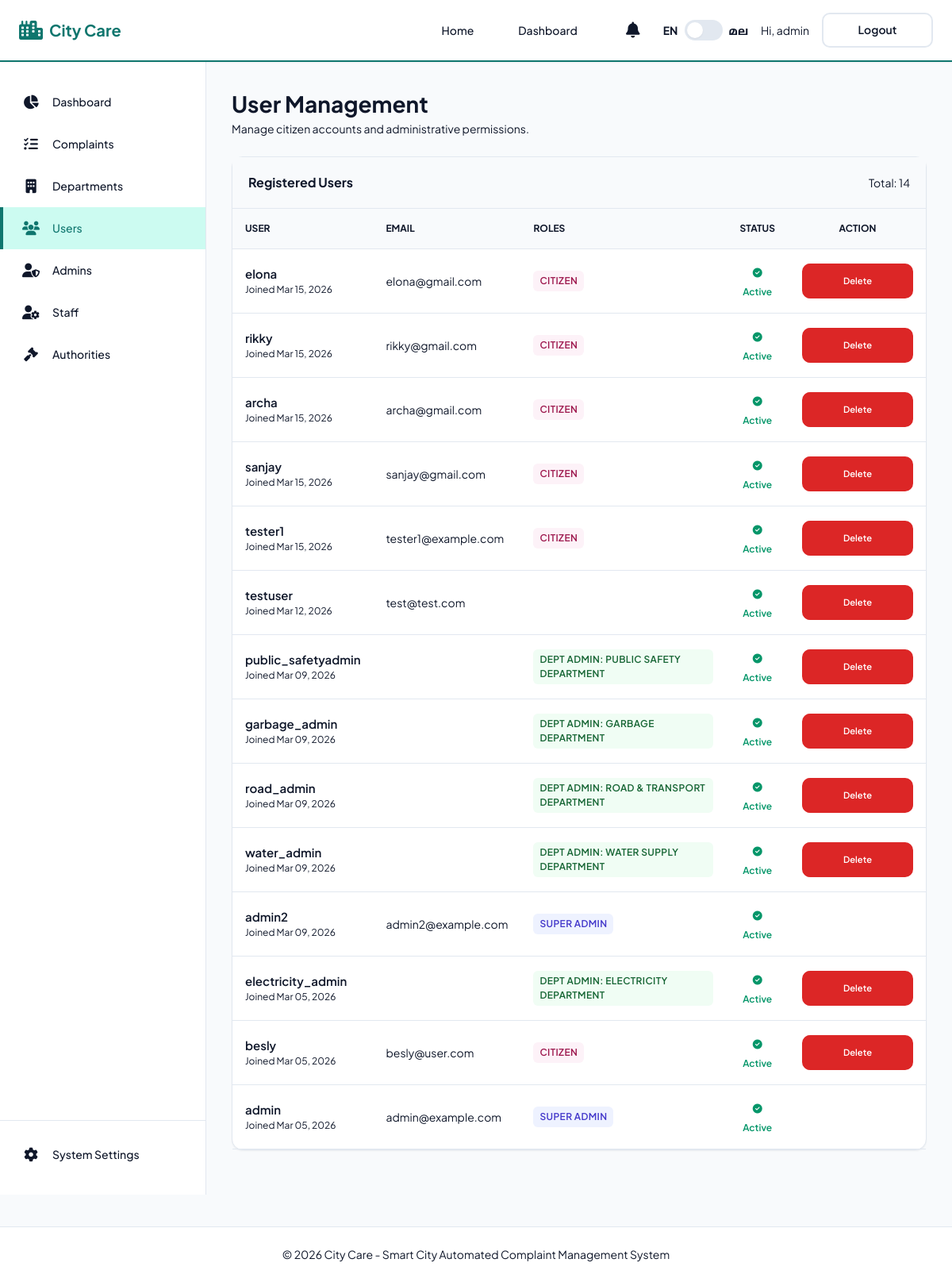
Before: /dashboard/users/ (signed in) with the older database file.
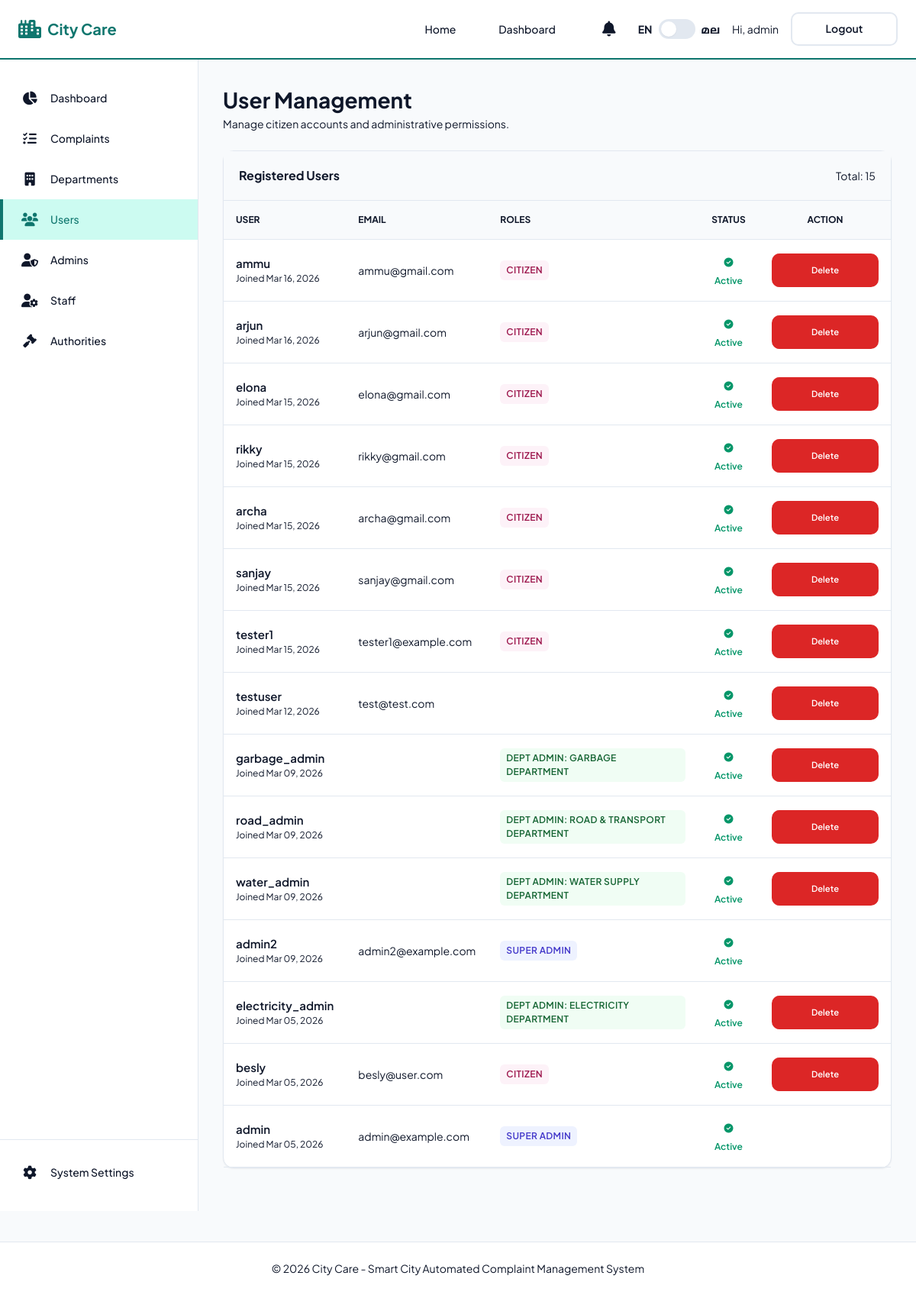
After: the same page with the newer database file.
### accounts/models.py (models this page shows, shortened)
class User(AbstractUser):
    is_citizen = models.BooleanField(default=False)
    is_department_admin = models.BooleanField(default=False)
    phone_number = models.CharField(max_length=15, blank=True, null=True)
    department = models.ForeignKey('complaints.Department', on_delete=models.SET_NULL, null=True, blank=True)

### complaints/models.py (models this page shows, shortened)
class Department(models.Model):
    name = models.CharField(_("name"), max_length=100, unique=True)
    description = models.TextField(_("description"), blank=True)
    authority_name = models.CharField(_("authority name"), max_length=150, blank=True, null=True)
    authority_phone = models.CharField(_("authority phone"), max_length=15, blank=True, null=True)
    authority_email = models.EmailField(_("authority email"), blank=True, null=True)
    authority_designation = models.CharField(_("authority designation"), max_length=150, blank=True, null=True)
    higher_authority_name = models.CharField(_("higher authority name"), max_length=150, blank=True, null=True)
    higher_authority_phone = models.CharField(_("higher authority phone"), max_length=15, blank=True, null=True)
    higher_authority_email = models.EmailField(_("higher authority email"), blank=True, null=True)
    higher_authority_designation = models.CharField(_("higher authority designation"), max_length=150, blank=True, null=True)
    higher_authority_contact = models.TextField(_("higher authority contact"), help_text=_("Contact info for higher authority if complaint is overdue"), blank=True, null=True)

### dashboard/views.py (the view)
# urls.py: path('users/', views.manage_users, name='manage_users'),
@superadmin_required
def manage_users(request):
    users = User.objects.all().order_by('-date_joined')
    return render(request, 'dashboard/users_admin.html', {'users': users})

### complaints/context_processors.py (called while the page is built)
def notifications(request):
    if request.user.is_authenticated:
        unread_count = request.user.notifications.filter(is_read=False).count()
        recent_notifications = request.user.notifications.all()[:5]
        return {
            'unread_notifications_count': unread_count,
            'recent_notifications': recent_notifications,
            'is_staff_user': hasattr(request.user, 'departmentstaff')
        }
    return {}

### templates/dashboard/users_admin.html (shortened to what the changed rows need)
{% extends 'dashboard/dashboard_base.html' %}
{% block admin_content %}
<div class="flex-between mb-4">
    <div>
        <h1 style="font-size: 1.75rem; font-weight: 700;">User Management</h1>
    </div>
</div>
<div class="card p-0">
    <div style="padding: 1.25rem; border-bottom: 1px solid var(--border-color); display: flex; justify-content: space-between; align-items: center; background: #f8fafc;">
        <h3 style="font-size: 1rem; font-weight: 700; margin: 0;">Registered Users</h3>
        <span style="font-size: 0.875rem; color: var(--text-muted);">Total: {{ users.count }}</span>
    </div>
    <div style="overflow-x: auto;">
        <table style="width: 100%; border-collapse: collapse;">
            <thead style="background: #f8fafc; border-bottom: 1px solid var(--border-color);">
                <tr>
                    <th style="padding: 1rem; text-align: left; font-size: 0.75rem; font-weight: 700; text-transform: uppercase; color: var(--text-muted);">User</th>
                    <th style="padding: 1rem; text-align: left; font-size: 0.75rem; font-weight: 700; text-transform: uppercase; color: var(--text-muted);">Email</th>
                    <th style="padding: 1rem; text-align: left; font-size: 0.75rem; font-weight: 700; text-transform: uppercase; color: var(--text-muted);">Roles</th>
                    <th style="padding: 1rem; text-align: center; font-size: 0.75rem; font-weight: 700; text-transform: uppercase; color: var(--text-muted);">Status</th>
                    <th style="padding: 1rem; text-align: center; font-size: 0.75rem; font-weight: 700; text-transform: uppercase; color: var(--text-muted);">Action</th>
                </tr>
            </thead>
            <tbody>
                {% for u in users %}
                <tr style="border-bottom: 1px solid var(--border-color);">
                    <td style="padding: 1rem;">
                        <div style="font-weight: 600; font-size: 0.9375rem;">{{ u.username }}</div>
                        <div style="font-size: 0.75rem; color: var(--text-muted);">Joined {{ u.date_joined|date:"M d, Y" }}</div>
                    </td>
                    <td style="padding: 1rem; font-size: 0.875rem;">{{ u.email }}</td>
                    <td style="padding: 1rem;">
                        <div style="display: flex; gap: 0.25rem; flex-wrap: wrap;">
                            {% if u.is_superuser %}
                                <span class="badge" style="background: #eef2ff; color: #4338ca;">Super Admin</span>
                            {% endif %}
                            {% if u.is_department_admin %}
                                <span class="badge" style="background: #f0fdf4; color: #166534;">Dept Admin: {{ u.department.name }}</span>
                            {% endif %}
                            {% if u.is_citizen %}
                                <span class="badge" style="background: #fdf2f8; color: #9d174d;">Citizen</span>
                            {% endif %}
                        </div>
                    </td>
                    <td style="padding: 1rem; text-align: center;">
                        {% if u.is_active %}
                            <span style="color: var(--secondary-color); font-size: 0.75rem; font-weight: 600;">
                                <i class="fa-solid fa-circle-check"></i> Active
                            </span>
                        {% else %}
                            <span style="color: var(--danger-color); font-size: 0.75rem; font-weight: 600;">
                                <i class="fa-solid fa-circle-xmark"></i> Suspended
                            </span>
                        {% endif %}
                    </td>
                    <td style="padding: 1rem; text-align: center;">
                        {% if not u.is_superuser %}
                        <form method="post" action="{% url 'delete_user' u.id %}" style="display: inline;" onsubmit="return confirm('Are you sure you want to permanently delete user {{ u.username }}? This action cannot be undone.');">
                            <button type="submit" class="btn btn-danger" style="padding: 0.25rem 0.5rem; font-size: 0.7rem; background: var(--danger-color);">
                                Delete
                            </button>
                        </form>
                        {% endif %}
                    </td>
                </tr>
                {% endfor %}
            </tbody>
        </table>
    </div>
</div>
{% endblock %}

### templates/base.html (shortened to what this page needs)
{% load static i18n %}
<!DOCTYPE html>
<html lang="{{ LANGUAGE_CODE|default:'en' }}">
<head>
    <link rel="stylesheet" href="https://cdnjs.cloudflare.com/ajax/libs/font-awesome/6.4.0/css/all.min.css">
    <link rel="stylesheet" href="{% static 'css/style.css' %}">
</head>
<body>
    <header class="header">
        <div class="container">
            <a href="{% url 'home' %}" class="logo-link"><i class="fa-solid fa-city"></i><span>{% trans 'City Care' %}</span></a>
            <nav class="nav-desktop">
                <div class="nav-links">
                    {% if user.is_authenticated %}
                        {% if user.is_superuser %}
                            <a href="{% url 'home' %}" class="nav-link">{% trans 'Home' %}</a>
                            <a href="{% url 'admin_dashboard' %}" class="nav-link">{% trans 'Dashboard' %}</a>
                        {% elif user.is_department_admin %}
                            <a href="{% url 'home' %}" class="nav-link">{% trans 'Home' %}</a>
                            <a href="{% url 'department_dashboard' %}" class="nav-link">{% trans 'Dashboard' %}</a>
                        {% elif is_staff_user %}
                            <a href="{% url 'staff_dashboard' %}" class="nav-link">{% trans 'Home' %}</a>
                        {% else %}
                            <a href="{% url 'home' %}" class="nav-link">{% trans 'Home' %}</a>
                        {% endif %}
                    {% else %}
                        <a href="{% url 'home' %}" class="nav-link">{% trans 'Home' %}</a>
                    {% endif %}
                </div>
                <div class="nav-actions">
                    {% if user.is_authenticated %}
                        <div class="notifications-wrap">
                            <button type="button" class="notifications-trigger" id="notifications-trigger" aria-label="{% trans 'Notifications' %}" aria-expanded="false" aria-haspopup="true">
                                <i class="fa-solid fa-bell"></i>
                            </button>
                        </div>
                    {% endif %}
                    <form action="{% url 'set_language' %}" method="post" id="lang-form" style="margin: 0; display: flex; align-items: center;">
                        <div class="lang-switch-wrapper">
                            <span class="small text-muted" style="font-weight: 700;">EN</span>
                            <label class="lang-switch" title="{% trans 'Switch Language' %}">
                                {% get_current_language as CURRENT_LANG %}
                                <span class="lang-slider"></span>
                            </label>
                            <span class="small text-muted" style="font-weight: 700;">മല</span>
                        </div>
                    </form>
                    {% if user.is_authenticated %}
                        <span class="small text-muted">{% trans 'Hi' %}, {{ user.username }}</span>
                        <form action="{% url 'logout' %}" method="post" style="margin: 0;">
                            <button type="submit" class="btn btn-secondary">{% trans 'Logout' %}</button>
                        </form>
                    {% else %}
                        <a href="{% url 'login' %}" class="nav-link">{% trans 'Login' %}</a>
                        <a href="{% url 'register' %}" class="btn btn-primary">{% trans 'Register' %}</a>
                    {% endif %}
                </div>
            </nav>
        </div>
                            {% get_current_language as CURRENT_LANG %}
    </header>
    <main>
        <div class="container">
            {% block content %}
            {% endblock %}
        </div>
    </main>
    <footer class="footer">
        <div class="container text-center">
            <p class="small text-muted">&copy; 2026 {% trans 'City Care - Smart City Automated Complaint Management System' %}</p>
        </div>
    </footer>
</body>
</html>

Changed rows visible on the page:
removed User: username "public_safetyadmin", date_joined "Mar 09, 2026", department.name "PUBLIC SAFETY DEPARTMENT", is_active True (drawn)
added User: username "ammu", date_joined "Mar 16, 2026", email "ammu@gmail.com", is_citizen "CITIZEN", is_active True (drawn)
added User: username "arjun", date_joined "Mar 16, 2026", email "arjun@gmail.com", is_citizen "CITIZEN", is_active True (drawn)
Other visible differences:
{{ users.count }}: "14" → "15"
